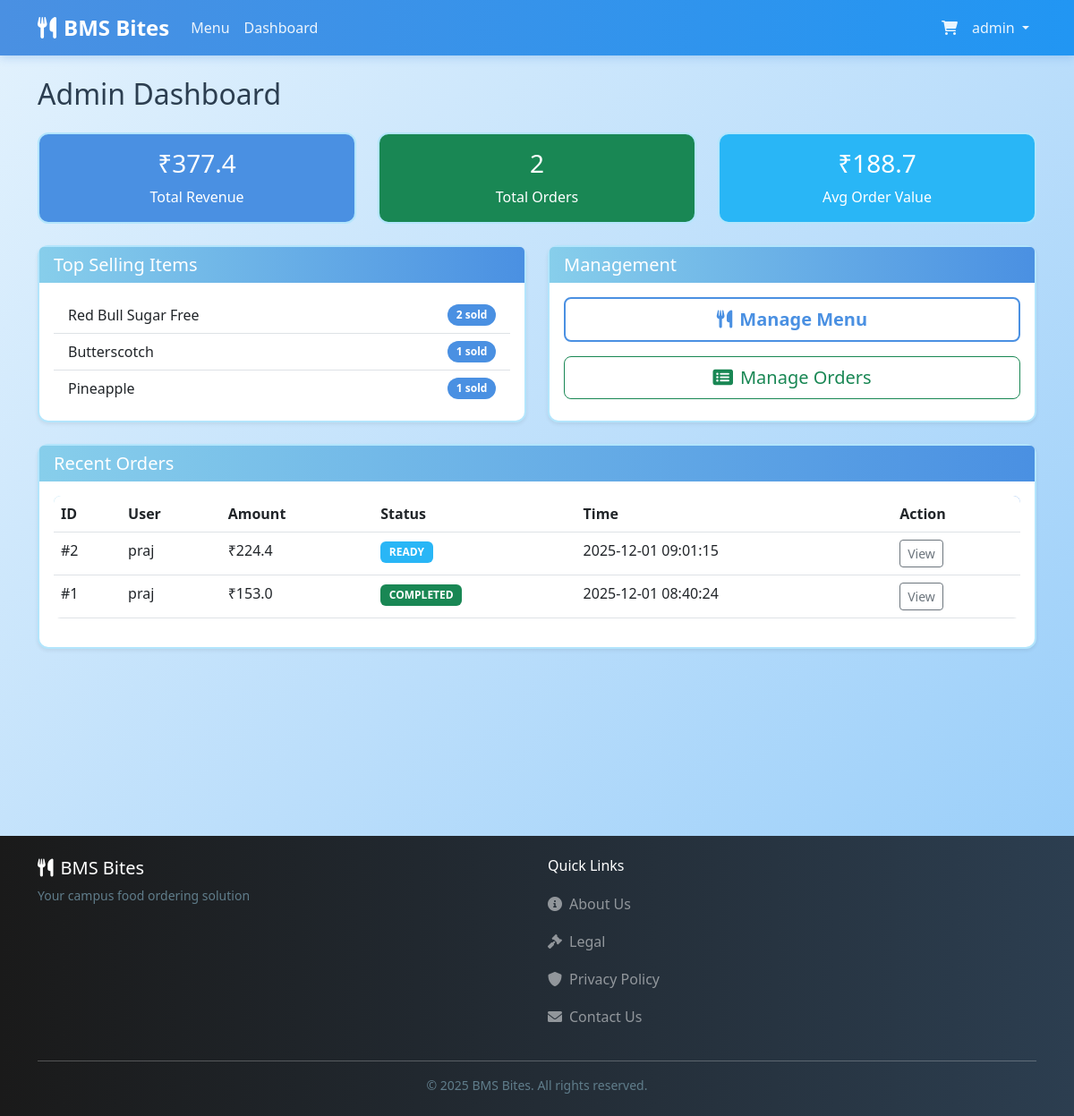
The page /admin/dashboard (signed in) on the database its author committed.
### tables this page shows
CREATE TABLE menu (
    id INTEGER PRIMARY KEY AUTOINCREMENT,
    canteen_id INTEGER NOT NULL,
    name TEXT NOT NULL,
    description TEXT,
    price REAL NOT NULL,
    category TEXT NOT NULL, -- 'veg', 'non-veg', 'beverage'
    category_section TEXT, -- Section header like 'SOUTH INDIAN BREAKFAST', 'Dosa Items', etc.
    image_url TEXT,
    is_available BOOLEAN DEFAULT 1,
    created_at TIMESTAMP DEFAULT CURRENT_TIMESTAMP,
    FOREIGN KEY (canteen_id) REFERENCES canteens (id)
);

CREATE TABLE orders (
    id INTEGER PRIMARY KEY AUTOINCREMENT,
    user_id INTEGER NOT NULL,
    canteen_id INTEGER NOT NULL,
    total_amount REAL NOT NULL,
    platform_fee REAL DEFAULT 0.0,
    status TEXT NOT NULL DEFAULT 'preparing', -- 'preparing', 'ready', 'completed'
    pickup_time TEXT,
    created_at TIMESTAMP DEFAULT CURRENT_TIMESTAMP,
    FOREIGN KEY (user_id) REFERENCES users (id),
    FOREIGN KEY (canteen_id) REFERENCES canteens (id)
);

CREATE TABLE users (
    id INTEGER PRIMARY KEY AUTOINCREMENT,
    username TEXT UNIQUE NOT NULL,
    password_hash TEXT NOT NULL,
    role TEXT NOT NULL DEFAULT 'customer', -- 'customer' or 'admin'
    created_at TIMESTAMP DEFAULT CURRENT_TIMESTAMP
);

### routes/admin.py (the view)
@admin_bp.route('/dashboard')
@admin_required
def dashboard():
    summary = analytics_mgr.get_sales_summary()
    top_items = analytics_mgr.get_top_selling_items()
    daily_rev = analytics_mgr.get_daily_revenue()
    recent_orders = order_mgr.get_all_orders()[:10] # Last 10 orders
    return render_template('dashboard.html',
                           summary=summary,
                           top_items=top_items,
                           daily_rev=daily_rev,
                           recent_orders=recent_orders)

### app.py (called while the page is built)
@app.context_processor
def inject_session():
    return dict(session=session)

### routes/admin.py (called while the page is built)
def admin_required(view):
    @functools.wraps(view)
    def wrapped_view(**kwargs):
        if session.get('role') != 'admin':
            flash('Admin access required', 'danger')
            return redirect(url_for('auth.login'))
        return view(**kwargs)
    return wrapped_view

### utils/analytics.py (called while the page is built)
    def get_orders_df(self):
        conn = sqlite3.connect(self.db_path)
        df = pd.read_sql_query("SELECT * FROM orders", conn)
        conn.close()
        return df

    def get_order_items_df(self):
        conn = sqlite3.connect(self.db_path)
        df = pd.read_sql_query("SELECT * FROM order_items", conn)
        conn.close()
        return df

    def get_menu_df(self):
        conn = sqlite3.connect(self.db_path)
        df = pd.read_sql_query("SELECT * FROM menu", conn)
        conn.close()
        return df

    def get_sales_summary(self):
        orders = self.get_orders_df()
        if orders.empty:
            return {'total_revenue': 0, 'total_orders': 0, 'avg_order_value': 0}
        total_revenue = np.sum(orders['total_amount'])
        total_orders = len(orders)
        avg_order_value = np.mean(orders['total_amount'])
        return {
            'total_revenue': round(total_revenue, 2),
            'total_orders': total_orders,
            'avg_order_value': round(avg_order_value, 2)
        }

    def get_top_selling_items(self, n=5):
        items = self.get_order_items_df()
        menu = self.get_menu_df()
        if items.empty:
            return []
        merged = pd.merge(items, menu, left_on='menu_id', right_on='id')
        top_items = merged.groupby('name')['quantity'].sum().sort_values(ascending=False).head(n)
        return top_items.to_dict()

    def get_daily_revenue(self):
        orders = self.get_orders_df()
        if orders.empty:
            return {}
        orders['created_at'] = pd.to_datetime(orders['created_at'])
        daily = orders.groupby(orders['created_at'].dt.date)['total_amount'].sum()
        return daily.to_dict()

### templates/dashboard.html
{% extends "layout.html" %}
{% block content %}
<h2 class="mb-4">Admin Dashboard</h2>
<div class="row mb-4">
    <div class="col-md-4">
        <div class="card bg-primary text-white h-100">
            <div class="card-body text-center">
                <h3>₹{{ summary['total_revenue'] }}</h3>
                <p class="mb-0">Total Revenue</p>
            </div>
        </div>
    </div>
    <div class="col-md-4">
        <div class="card bg-success text-white h-100">
            <div class="card-body text-center">
                <h3>{{ summary['total_orders'] }}</h3>
                <p class="mb-0">Total Orders</p>
            </div>
        </div>
    </div>
    <div class="col-md-4">
        <div class="card bg-info text-white h-100">
            <div class="card-body text-center">
                <h3>₹{{ summary['avg_order_value'] }}</h3>
                <p class="mb-0">Avg Order Value</p>
            </div>
        </div>
    </div>
</div>
<div class="row mb-4">
    <div class="col-md-6">
        <div class="card shadow-sm h-100">
            <div class="card-header">
                <h5 class="mb-0">Top Selling Items</h5>
            </div>
            <div class="card-body">
                <ul class="list-group list-group-flush">
                    {% for name, qty in top_items.items() %}
                    <li class="list-group-item d-flex justify-content-between align-items-center">
                        {{ name }}
                        <span class="badge bg-primary rounded-pill">{{ qty }} sold</span>
                    </li>
                    {% endfor %}
                </ul>
            </div>
        </div>
    </div>
    <div class="col-md-6">
        <div class="card shadow-sm h-100">
            <div class="card-header">
                <h5 class="mb-0">Management</h5>
            </div>
            <div class="card-body">
                <div class="d-grid gap-3">
                    <a href="{{ url_for('admin.manage_menu') }}" class="btn btn-outline-primary btn-lg">
                        <i class="fas fa-utensils me-2"></i>Manage Menu
                    </a>
                    <a href="{{ url_for('admin.manage_orders') }}" class="btn btn-outline-success btn-lg">
                        <i class="fas fa-list-alt me-2"></i>Manage Orders
                    </a>
                </div>
            </div>
        </div>
    </div>
</div>
<div class="card shadow-sm">
    <div class="card-header">
        <h5 class="mb-0">Recent Orders</h5>
    </div>
    <div class="card-body">
        <div class="table-responsive">
            <table class="table table-hover">
                <thead>
                    <tr>
                        <th>ID</th>
                        <th>User</th>
                        <th>Amount</th>
                        <th>Status</th>
                        <th>Time</th>
                        <th>Action</th>
                    </tr>
                </thead>
                <tbody>
                    {% for order in recent_orders %}
                    <tr>
                        <td>#{{ order['id'] }}</td>
                        <td>{{ order['username'] }}</td>
                        <td>₹{{ order['total_amount'] }}</td>
                        <td>
                            <span
                                class="badge bg-{{ 'warning' if order['status'] == 'preparing' else 'info' if order['status'] == 'ready' else 'success' }}">
                                {{ order['status']|upper }}
                            </span>
                        </td>
                        <td>{{ order['created_at'] }}</td>
                        <td>
                            <a href="{{ url_for('main.order_detail', order_id=order['id']) }}"
                                class="btn btn-sm btn-outline-secondary">View</a>
                        </td>
                    </tr>
                    {% endfor %}
                </tbody>
            </table>
        </div>
    </div>
</div>
{% endblock %}

### static/css/style.css (style rules this page uses)
:root { --primary-color: #87CEEB; --secondary-color: #4A90E2; --dark-color: #1a1a1a; --light-bg: #E3F2FD; --white: #FFFFFF; --text-dark: #2c3e50; --success-color: #4CAF50; --warning-color: #FFA726; --danger-color: #EF5350; }
body { font-family: 'Segoe UI', Tahoma, Geneva, Verdana, sans-serif; background: linear-gradient(135deg, #E3F2FD 0%, #BBDEFB 50%, #90CAF9 100%); background-attachment: fixed; min-height: 100vh; color: var(--text-dark); }
.card { transition: transform 0.3s, box-shadow 0.3s; background-color: var(--white); border: 2px solid #B3E5FC; border-radius: 12px; }
.card-header { background: linear-gradient(90deg, #87CEEB 0%, #4A90E2 100%); color: var(--white); border-bottom: none; font-weight: 600; }
.btn-outline-primary { border: 2px solid var(--secondary-color); color: var(--secondary-color); background-color: var(--white); font-weight: 600; }
.table { background-color: var(--white); border-radius: 8px; overflow: hidden; }
.table thead { background: linear-gradient(90deg, #87CEEB 0%, #4A90E2 100%); color: var(--white); }
.badge { font-weight: 600; padding: 0.5em 0.8em; }
.bg-primary { background-color: var(--secondary-color) !important; }
.bg-info { background-color: #29B6F6 !important; }
html { scroll-behavior: smooth; }

### rows shown on the page
menu: name "Red Bull Sugar Free", canteen "2"
menu: name "Butterscotch", is_available "1"
menu: name "Pineapple", is_available "1"
orders: id "2", username "praj", total_amount "224.4", status "READY", created_at "2025-12-01 09:01:15"
orders: id "1", username "praj", total_amount "153.0", status "COMPLETED", created_at "2025-12-01 08:40:24"

### other values the page prints
{{ session.get('username') }} "admin"
{{ summary['total_revenue'] }} "377.4"
{{ summary['total_orders'] }} "2"
{{ summary['avg_order_value'] }} "188.7"
